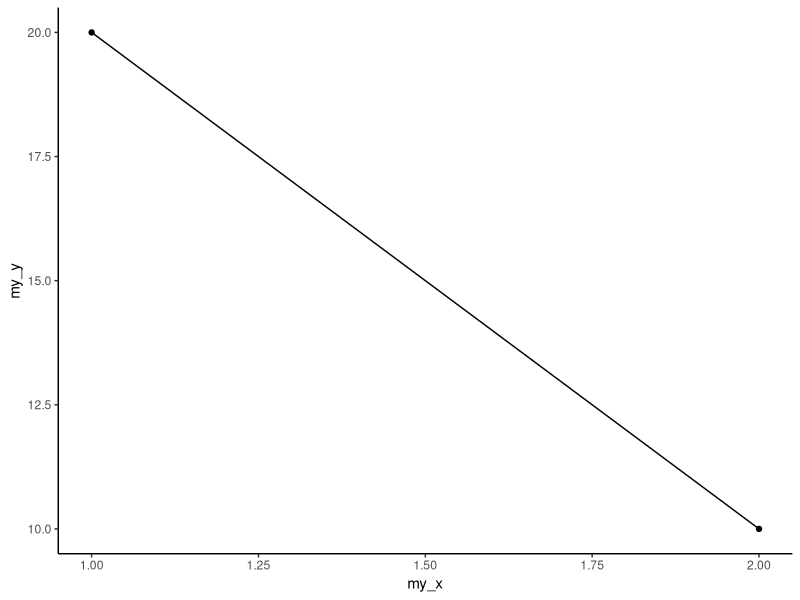

Write R code to recreate this figure. (Note: this script raises an error after producing the figure.)


# If you are not working in a version control R Studio Project,
#  You will need to use setwd() to specify your working directory
#   Note: you will need to use forward slashes instead of backslashes (Wibdows default),
#   and remove the "#" at teh beginning of the line
#setwd("C:\Users\OneDrive - scion\Documents\1 - Workspace\R_sessions\R_session_ggplot1")


if(!require(ggplot2)){install.packages("ggplot2")}
if(!require(reshape2)){install.packages("reshape2")}
if(!require(dplyr)){install.packages("dplyr")} # part of tidyverse
if(!require(magrittr)){install.packages("magrittr")} # part of tidyverse
if(!require(gridExtra)){install.packages("gridExtra")}
if(!require(grid)){install.packages("grid")}

library(ggplot2)
library(reshape2)
library(dplyr) # part of tidyverse
library(magrittr) # part of tidyverse
library(gridExtra)
library(grid)


# Set a desired ggplot theme:
theme_set(theme_classic())




## Function to extract legend
g_legend<-function(a.gplot){
  tmp <- ggplot_gtable(ggplot_build(a.gplot))
  leg <- which(sapply(tmp$grobs, function(x) x$name) == "guide-box")
  legend <- tmp$grobs[[leg]]
  return(legend)}






#*************************************************************************
#*************************************************************************
#                  ** GGPLOT SESSION 1 (28 AUGUST 2019) **            ####
#*************************************************************************
#*************************************************************************



#$$$$$$$ R Studio tips: #$$$$$$$$$$

# To navigate headers in this script, clip at the two little up/down arrows in
#   the bottom-left corner of this text editor window
# A heading gets generated when there's 4 or more "#" at the end of the line.
# If there's no text, the heading is blank. So to simply separate out sections,
#   I generally use one "#" and some other symbol to avoid getting a blank heading
# To search and/or replace something, use Ctrl+F to bring up the search bar at the top


#$$$$$$$ Writing tips: #$$$$$$$$$$

# Keep lines short - avoid horizontal scrolling to save time
# Column names are in CAPS (personal preference)
# Use spaces as you would in the English language - after commas, on either side of "=", etc.
# Leave lots of little comments - you may not remember certain details 6 months from now




#$$$$$$$$$$$$$$$$$$$$$$$$$$$$$$$$$$$$$$$$$$$$$$$$$$$$$$$$$$$$$$$$$$$$$$$
######################  GGPLOT BASICS ####################
#$$$$$$$$$$$$$$$$$$$$$$$$$$$$$$$$$$$$$$$$$$$$$$$$$$$$$$$$$$$$$$$$$$$$$$$


testdata = data.frame(my_x = c(1,2), my_y = c(20, 10))
testdata

# ggplot() takes from zero to 2 arguments in this order: data and mapping
ggplot(data = testdata, aes(x = my_x , y = my_y)) +
    geom_point() +
    geom_line()

# If you get the order wrong, ggplot will throw an error:
ggplot(aes(x = my_x , y = my_y), testdata) +
    geom_point() +
    geom_line()

# can remedy this by specifying the name of each argument:
ggplot(mapping = aes(x = my_x , y = my_y), data = testdata) +
    geom_point() +
    geom_line()

# You cannot omit the mapping/aes() argument, as it's needed for ggplot to know
#   where the points/line are to be drawn
ggplot(data = testdata) +
    geom_point() +
    geom_line()

# However, you can omit data argument, as long as you give the exact x an y coordinates
#   in the aes() call:
ggplot(mapping = aes(x = testdata$my_x, y = testdata$my_y)) +
    geom_point() +
    geom_line()

# You don't even need to refer to any dataframe at all,
#   as long as x and y gets the same number of entries:
ggplot(mapping = aes(x = c(1, 2), y = c(10, 20))) +
    geom_point() +
    geom_line()


# Data and mapping can be specified in ggplot() AND/OR geom_line (and other geoms).
# The order of these two arguments are reversed in the geoms, but ggplot will
#   remind you if you forget :)
# Of course you can specify the names of the arguments if there's a particular order
#   that you want to follow

ggplot() +
    geom_point(aes(x = my_x , y = my_y), testdata) +
    geom_line(aes(x = my_x , y = my_y), testdata)

# Usually the easiest way is to specify things that do not change between multiple
#   geoms in ggplot() call, and changeable things in individual geom_...() calls



# You can also get creative :)
ggplot() +
    geom_point(aes(x = c(2, 3), y = c(3, 3)), size = 2) +
    geom_point(aes(x = c(2, 3), y = c(3, 3)), size = 4.5, alpha = 0.4) +
    geom_curve(aes(x = 1.5, y = 2, xend = 3.5, yend = 2), curvature = 0.7) +
    geom_segment(aes(x = 1.8, y = 3.1, xend = 2.1, yend = 3.3)) +
    geom_segment(aes(x = 2.9, y = 3.3, xend = 3.2, yend = 3.1)) +
    lims(x = c(1, 4), y = c(1, 4)) +
    coord_fixed(ratio = 1) +
    geom_point(aes(x = 2.5, y = 2.25), shape = 25)




#$$$$$$$$$$$$$$$$$$$$$$$$$$$$$$$$$$$$$$$$$$$$$$$$$$$$$$$$$$$$$$$$$$$$$$$
######################      PLOTTING REAL DATA      ####################
#$$$$$$$$$$$$$$$$$$$$$$$$$$$$$$$$$$$$$$$$$$$$$$$$$$$$$$$$$$$$$$$$$$$$$$$

####--------------   _IMPORTING AND PREPPING REAL DATA  ------------####


# Plotting weather data

# Read in the weather data file
wx_all = read.csv("Athol_wx.csv", skip = 1)

# Check structure of the DATETIME column:
str(wx_all$DATETIME)


# Create a NEWDATETIME column, which is the same as DATETIME,
#   but in proper datetime format
wx_all$NEWDATETIME = as.POSIXct(wx_all$DATETIME, format = "%d/%m/%Y %H:%M")

# Ensure that the NEWDATETIME has the same values as DATETIME.
#   Then delete the DATETIME COLUMN:
wx_all = within(wx_all, rm(DATETIME))

# Rename NEWDATETIME to DATETIME:
names(wx_all)[names(wx_all) == "NEWDATETIME"] <- "DATETIME"

# Now that DATETIME is in POSIXct format, can use "<" and ">" and plot it more easily.

# Subset the dataframe to only retain 2018 weather:
wx_jan18 = wx_all[wx_all$DATETIME >= as.POSIXct("2018-01-01 00:00:00") &
                wx_all$DATETIME < as.POSIXct("2018-02-01 00:00:00"), ]


# Add some new columns to the wx_all dataset to be used later

wx_all$YEAR = substr(wx_all$DATETIME, 1, 4) # extract from 1st to 4th character
wx_all$MONTH = substr(wx_all$DATETIME, 6, 7) # extract from 6th to 7th character
wx_all$DAY = substr(wx_all$DATETIME, 9, 10) # extract from 9th to 10th character

# Convert month number to month abbreviation
wx_all$MONTH_ABB = factor(month.abb[as.numeric(wx_all$MONTH)], levels = month.abb)

# Create a new date column hwere you substitute the year with "0000"
#   The result is still in datetime format, but year has no effect
#   -> can plot multiple years together
wx_all$MONTH_DAY = as.POSIXct(gsub("\\d{4}", "0000", wx_all$DATETIME))



####--------------------   _LINE PLOTS  --------------------####


# Can create a basic plot of temperature over time:
ggplot(wx_jan18, aes(x = DATETIME, y = TEMP)) +
    geom_line()

# To plot multiple variables this way, would need to specify x and y
#   within the aesthetic separately for every line:
ggplot(wx_jan18) +
    geom_line(aes(x = DATETIME, y = TEMP), color = "green") +
    geom_line(aes(x = DATETIME, y = RH), color = "red")

# But how do we insert a legend? Include color in the aes() command!
#   Note: when inside aes(), you cannot specify the actual color of the line,
#         but only the NAME associated with that color in the legend
ggplot(wx_jan18) +
    geom_line(aes(x = DATETIME, y = TEMP, color = "green")) +
    geom_line(aes(x = DATETIME, y = RH, color = "red"))


# So it's better to use meaningful names:
ggplot(wx_jan18) +
    geom_line(aes(x = DATETIME, y = TEMP, color = "temp")) +
    geom_line(aes(x = DATETIME, y = RH, color = "RH"))

# Want to have control over actual colors of each variable?
#   -> use scale_color manual().
# Bonus: it also allows us to change legend lables if needed
ggplot(wx_jan18) +
    geom_line(aes(x = DATETIME, y = TEMP, color = "temp")) +
    geom_line(aes(x = DATETIME, y = RH, color = "RH")) +
    scale_color_manual(values = c("orange", "blue"), labels = c("RH (%)", "Temp (°C)"))
# Note1: to get the ° symbol, hold down ALT and press 248 on the number pad of the keyboard

# Want to change the position of the legend?
# Basic options include "top", "bottom", "right", "left", "none"
ggplot(wx_jan18) +
    geom_line(aes(x = DATETIME, y = TEMP, color = "temp")) +
    geom_line(aes(x = DATETIME, y = RH, color = "RH")) +
    scale_color_manual(values = c("orange", "blue"), labels = c("RH (%)", "Temp (°C)")) +
    theme(legend.position = "bottom")

# Note1: change the name of the COLOR legend with:
#    + labs(color = "Your custom name")
# Note2: remove the legend title with:
#   + theme(legend.title = element_blank())

# Try it here!






# labs() allows us to change x-axis and y-axis labels, title, subtitle,
#   and title of any legend you may have
ggplot(wx_jan18) +
    geom_line(aes(x = DATETIME, y = TEMP, color = "temp")) +
    geom_line(aes(x = DATETIME, y = RH, color = "RH")) +
    scale_color_manual(values = c("orange", "blue"), labels = c("RH (%)", "Temp (°C)")) +
    theme(legend.position = "bottom") +
    labs(color = "Variables: ", title = "My title", subtitle = "My subtitle", x = "Date", y = "Value")


# Can customize other stuff aside from color: line type, line width, transparency
ggplot(wx_jan18) +
    geom_line(aes(x = DATETIME, y = TEMP),
              color = "blue", linetype = 6, alpha = 0.5, lwd = 1.5)

# Look at the "Linetypes and point shapes.png" for linetypes



####--------------------   _POINT PLOTS  --------------------####


# SHAPES, COLOR AND FILL

# show help document with point hapes, line widths, colors, etc.

# While lines only have color, points can have color and/or fill:
ggplot() +
    geom_point(aes(x = 1, y = 1), shape = 1, size = 7, color = "blue", fill = "orange") +
    geom_point(aes(x = 2, y = 1), shape = 19, size = 7, color = "blue", fill = "orange") +
    geom_point(aes(x = 3, y = 1), shape = 21, size = 7, color = "blue", fill = "orange")
# Note that these different shapes react to color and fill arguments differntly


# By default geom_point uses shape = 19
ggplot(wx_jan18) +
    geom_point(aes(x = DATETIME, y = TEMP), color = "red")

# Look at the "Linetypes and point shapes.png" for point shapes



# Challenge:
# Try using different shapes, sizes and colors here



# ADDING A TRENDLINE

# Note that if aesthethics are recycled, it's more efficient to place all aes() info
#   into the main ggplot() call

# Default:
ggplot(wx_jan18, aes(x = DATETIME, y = TEMP)) +
    geom_point() +
    geom_smooth()

# Trend line:
ggplot(wx_jan18, aes(x = DATETIME, y = TEMP)) +
    geom_point() +
    geom_smooth(method = "lm", se = F)




#$$$$$$$$$$$$$$$$$$$$$$$$$$$$$$$$$$$$$$$$$$$$$$$$$$$$$$$$$$$$$$$$$$$$$$$
######################  CUSTOM THEMES ####################
#$$$$$$$$$$$$$$$$$$$$$$$$$$$$$$$$$$$$$$$$$$$$$$$$$$$$$$$$$$$$$$$$$$$$$$$

# If you don't like the default look of ggplot graphs - not a problem!
# We can customize EVERYTHING


# Easy shortcut to change the look is by using pre-built themes
ggplot(wx_jan18, aes(x = DATETIME, y = TEMP, color = RH)) +
    geom_point() +
    labs(title = "Title", x = "X label", y ="Y label") +
    theme_bw()


# Note: theme_grey is the default

# Challenge:
# Try using theme_linedraw(), theme_light(), theme_dark(), theme_minimal(),
#   theme_classic(), theme_void(), and theme_test()


# You can also make small changes in the individual plots.
# See https://ggplot2.tidyverse.org/reference/theme.html for all options.
#   There are a lot...
ggplot(wx_jan18, aes(x = DATETIME, y = TEMP, color = RH)) +
    geom_point() +
    labs(title = "Title", x = "X label", y ="Y label") +
    theme(panel.background=element_rect(colour=NA,fill = "ivory2"),
          axis.text = element_text(color = "blue"),
          axis.title=element_text(size = 12, color = "red"),
          legend.background = element_rect("goldenrod"),
          panel.grid.major = element_line(color = "black"),
          panel.grid.minor = element_line(color = "grey60"))





# You can also modify your ggplot theme once, and it will apply to all plots in
#   the current R Studio session
# This is my custom theme:

old_theme = theme_update(
  panel.background=element_rect(colour=NA,fill = "white"),
  axis.line = element_line(colour = "black"),
  axis.text = element_text(size = 14),
  axis.title=element_text(size = 16),
  axis.title.x = element_text(margin = margin(t = 7)),
  axis.title.y = element_text(margin = margin(r = 10)),
  plot.title = element_text(size=20, margin = margin(t = 3, b = 20)),
  legend.text=element_text(size = 14),
  legend.title=element_text(size = 14),
  text = element_text(size = 20),
  legend.key = element_rect(fill = "white"),
  legend.background = element_rect(fill = NA),
  legend.position = "right",
  panel.grid.major = element_blank(),
  panel.grid.minor = element_blank())


# Check out the new theme at work:
ggplot(wx_jan18, aes(x = DATETIME, y = TEMP, color = RH)) +
    geom_point() +
    labs(title = "Title", x = "X label", y ="Y label")


# Now, reset the theme by setting it to theme_grey (as it was originally):
theme_set(theme_grey())

ggplot(wx_jan18, aes(x = DATETIME, y = TEMP, color = RH)) +
    geom_point() +
    labs(title = "Title", x = "X label", y ="Y label")

# Note: can set it to any of the complete themes that come with ggplot



# Challenge:
# Create your own custom theme by modifying the one above and adding to it from
#   the list of elements at https://ggplot2.tidyverse.org/reference/theme.html











#$$$$$$$$$$$$$$$$$$$$$$$$$$$$$$$$$$$$$$$$$$$$$$$$$$$$$$$$$$$$$$$$$$$$$$$
######################  PLOT MULTIPLE VARIABLES ####################
#$$$$$$$$$$$$$$$$$$$$$$$$$$$$$$$$$$$$$$$$$$$$$$$$$$$$$$$$$$$$$$$$$$$$$$$

# If you want to have multiple of the same geom for multiple variables,
#   can do it the long way:

ggplot(wx_jan18, aes(x = DATETIME)) +
    geom_line(aes(y = TEMP, color = "Temp")) +
    geom_line(aes(y = RH, color = "RH")) +
    geom_line(aes(y = WD, color = "WD")) +
    geom_line(aes(y = WS, color = "WS")) +
    geom_line(aes(y = PRECIP, color = "PRECIP"))


# Or, we can "melt" the dataset: reshape it from wide to long format, and group
#   multiple variables of interest into a "variable" column, and their values into
#   the "value" column:

wx_jan18_melt = melt(wx_jan18, id.vars = c("DATETIME"))

# This allows us to plot multiple variables all at once (more space-efficient)
ggplot(wx_jan18_melt, aes(x = DATETIME, y = value, color = variable)) +
    geom_line()



# Challenge:
# Draw WD with points, precip with columns, and the rest with lines
#   hint: it's easier using the non-melted data







# Solution:
# melted data:
ggplot(wx_jan18_melt[wx_jan18_melt$variable %in% c("TEMP", "RH", "WS"), ],
       aes(x = DATETIME, y = value,
             color = variable, fill = variable)) +
    geom_line() +
    geom_col(data = wx_jan18_melt[wx_jan18_melt$variable %in% c("PRECIP"), ]) +
    geom_point(data = wx_jan18_melt[wx_jan18_melt$variable %in% c("WD"), ])

# non-melted data:
ggplot(data = wx_jan18, aes(x = DATETIME)) +
    geom_line(aes(y = TEMP, color = "Temp")) +
    geom_line(aes(y = RH, color = "RH")) +
    geom_line(aes(y = WS, color = "Wind speed")) +
    geom_point(aes(y = WD, color = "Wind dir")) +
    geom_col(aes(y = PRECIP, fill = "Precip")) +
    labs(fill = "") +
    guides(color = guide_legend(order = 1), fill = guide_legend(order = 2)) +
    theme(legend.spacing.y = unit(0, 'cm'))




# The legend doesn't look right... To fix it, need to do some creative stuff
#   - remove the fill legend by using show.legend = F in geom_col()
#   - create a dummy geom_point for "Precip" with a point size of -Inf (makes it invisible)
#   - overrride the linetype, shape and size of the legend element susing override.aes

ggplot(data = wx_jan18, aes(x = DATETIME)) +
    geom_line(aes(y = TEMP, color = "Temp")) +
    geom_line(aes(y = RH, color = "RH")) +
    geom_line(aes(y = WS, color = "Wind speed")) +
    geom_point(aes(y = WD, color = "Wind dir")) +
    geom_col(aes(y = PRECIP, fill = "Precip"), show.legend = F) +
    geom_point(aes(y = PRECIP, color = "Precip"), size = -Inf) +
    guides(color = guide_legend(override.aes = list(linetype = c(1, 1, 1, NA, 1),
                                                    shape = c(NA, NA, NA, 19, NA),
                                                    size = c(6, 0.7, 0.7, 1.6, 0.7))))


# Can also reorder legend elements using scale_color_discrete(breaks = ...)
#   but note that we'll need to redo the order in override.aes!
ggplot(data = wx_jan18, aes(x = DATETIME)) +
    geom_line(aes(y = TEMP, color = "Temp")) +
    geom_line(aes(y = RH, color = "RH")) +
    geom_line(aes(y = WS, color = "Wind speed")) +
    geom_point(aes(y = WD, color = "Wind dir")) +
    geom_col(aes(y = PRECIP, fill = "Precip"), show.legend = F) +
    geom_point(aes(y = PRECIP, color = "Precip"), size = -Inf) +
    guides(color = guide_legend(override.aes = list(linetype = c(1, 1, 1, NA, 1),
                                                    shape = c(NA, NA, NA, 19, NA),
                                                    size = c(0.7, 0.7, 0.7, 1.6, 6)))) +
    scale_color_discrete(breaks = c("Temp", "RH", "Wind speed", "Wind dir", "Precip"))
    

# Challenge:
#   - Add plot title, change x axis label, y axis label, legend label.
#   - Change color scheme
#   - Place legend on top or bottom








# Challenge:
# Make the same plot, but for February 2018
# Hint: refer to the end of PRE-PROCESSING WEATHER DATA section,
#   and use square brackets to subset the wx_all dataset













